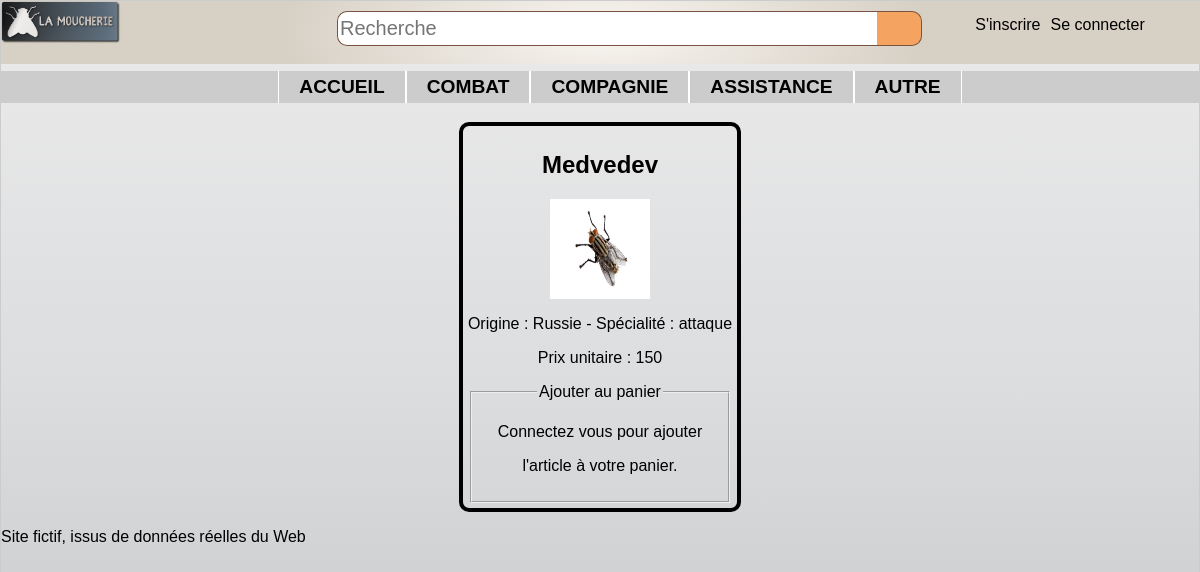
Page /controler/main.ctrl.php?cat=0&refArticle=3 on the committed database.
### tables this page shows
CREATE TABLE categorie (
	id INTEGER PRIMARY KEY,
	nom TEXT,
	pere INTEGER,
	FOREIGN KEY(pere) REFERENCES categorie(id)
);

CREATE TABLE article (
	ref INTEGER PRIMARY KEY,
	libelle TEXT,
	description TEXT,
	categorie INTEGER,
	prix REAL,
	image TEXT,
	FOREIGN KEY(categorie) REFERENCES categorie(id)
);

### controler/article.ctrl.php (called while the page is built, shortened)
<?php
$article = $dao->getArticle($_GET['refArticle']);
include("../view/article.view.php");
?>

### model/DAO.class.php (called while the page is built, shortened)
<?php
    $dao = new DAO();
    class DAO {
        private $db;
        function __construct() {
            try {
              $this->db = new PDO('sqlite:../data/db/lamoucherie.db');
            }
            catch (PDOException $e){
              die("erreur de connexion:".$e->getMessage());
            }
        }
        function getArticle( int $ref){
          $req = "SELECT * FROM article WHERE ref=$ref";
          $descripteur = $this->db->query($req);
          $result = $descripteur->fetchAll(PDO::FETCH_CLASS, 'Article');
          return $result[0];
        }
        function getAllCat() : array {
            $catPere = "SELECT * FROM categorie WHERE id=pere";
            $descripteur = $this->db->query($catPere);
            $resCatPere = $descripteur->fetchAll(PDO::FETCH_CLASS, 'Categorie');
            $resultat = array();
            foreach ($resCatPere as $key => $value) {
              $sousCatPere = "SELECT * FROM categorie WHERE pere=$value->id AND id!=pere";
              $descripteur = $this->db->query($sousCatPere);
              $resSousCatPere = $descripteur->fetchAll(PDO::FETCH_CLASS, 'Categorie');
              array_unshift($resSousCatPere, $value);
              $resultat[] = $resSousCatPere;
            }
            return $resultat;
        }
    }
    ?>

### view/article.view.php (the view, shortened to what this page needs)
<?php
include("../view/header.php");
echo '<section class="article">';
  echo"<div>";
    $PATH = '../view/imgArticles/';
    $img = $PATH.$article->image;
    echo "<h2>$article->libelle</h2>";
    echo "<p><img src='$img' /></p>";
    echo "<p>$article->description</p>";
    echo "<p>Prix unitaire : $article->prix</p>";
    echo"<fieldset>";
      echo"<legend> Ajouter au panier </legend>";
      if ($userConnected){
        echo "<form action=\"../controler/main.ctrl.php\" method=\"get\">";
          echo "<input type=\"hidden\" name=\"cat\" value=\"$cat\">";
          echo "<input type=\"hidden\" name=\"refArticle\" value=\"$article->ref\">";
          echo "<input type=\"number\" name=\"nb\" step=\"1\" value=\"1\" min=\"1\" max=\"50\">";
          echo "<input type=\"submit\" value=\"Valider\">";
        echo "</form>";
      }else{
        echo "<p>Connectez vous pour ajouter</p>";
        echo "<p>l'article à votre panier.</p>";
      }
    echo"</fieldset>";
  echo"</div>";
echo '</section>';
include("../view/footer.php");
?>

### view/header.php (shortened to what this page needs)
<html>
<head>
  <link rel="stylesheet" type="text/css" href="../view/design/style.css">
</head>
<body class="bridge">
  <header>
    <img src="../view/design/logo-moucherieTrans.png" alt="logo-moucherieTrans">
    <form class="formulaire" action="index.html" method="post">
      <input class="champ" type="text" placeholder="Recherche"/>
      <input class="bouton" type="button" value=" " />
    </form>
  </header>
  <nav class="connexion">
    <ul>
      <?php
          if ($userConnected){
            echo "<li>MON COMPTE";
              echo "<ul>";
                echo "<li><a href=\"../controler/main.ctrl.php?panier=1\">Mon panier</a></li>";
                echo "<li><a href=\"../controler/main.ctrl.php?infocompte=1\">Information compte</a></li>";
                if(  $_SESSION['statut'] == 'admin'){
                  echo "<li><a href=\"../controler/main.ctrl.php?admin=1\">Administration</a></li>";
                }
                echo "<li><a href=\"../controler/main.ctrl.php?deconnexion=1\">Déconnexion</a></li>";
              echo "</ul>";
            echo "</li>";
          }else{
            echo "<li><a href=\"../controler/main.ctrl.php?inscription=1\">S'inscrire</a></li>";
            echo "<li><form action=\"../controler/main.ctrl.php\" method=\"get\">Se connecter";
            echo "</form></li>";
          }
       ?>
    </ul>
  </nav>
  <nav class="menu">
    <ul>
      <li><a href="../controler/main.ctrl.php">accueil</a></li>
      <?php
        foreach ($listeCategorie as $key => $value) {
          if (sizeof($value)>1){
            $catPere = $value[0]->nom;
            $numCat = $value[0]->id;
            echo"<li><a href=\"../controler/main.ctrl.php?cat=$numCat\">$catPere</a>";
            echo"</li>";
          }else{
            $catPere = $value[0]->nom;
            $numCat = $value[0]->id;
            echo"<li><a href=\"../controler/main.ctrl.php?cat=$numCat\">$catPere</a></li>";
          }
        }
      ?>
    </ul>
  </nav>

### view/design/style.css (style rules this page uses)
.bridge { background-image: -webkit-linear-gradient(top, #EBEBEB 0%, #DCDDDF 48%, #C4C5C7 99%); background-image: linear-gradient(-180deg, #EBEBEB 0%, #DCDDDF 48%, #C4C5C7 99%); margin: 0px; }
body { font-family: HelveticaNeueW01-Thin,HelveticaNeueW02-Thin,HelveticaNeueW10-35Thin,sans-serif; margin: auto; border: 1px solid #CCC; box-shadow: 10px 10px 5px #888888; }
header { font-size:large; font-weight: bolder; width: 100%; border-left: none; border-right: none; margin: 0px; margin-top: 0px; padding: 0px; display: flex; position: fixed; justify-content: space-between; background-image: -webkit-radial-gradient(27% 185%, #F9F6F1 0%, #D7D0C5 100%); background-image: radial-gradient(27% 185%, #F9F6F1 0%, #D7D0C5 100%); }
.formulaire { display:flex; justify-content: flex-start; width: 50%; height: 35px; margin-top: 10px; margin-right: 22%; }
.formulaire .champ { width: 90%; height:35px; background-color: #ffff; border: solid 1px #7a5440; border-right: solid 0px; border-radius: 10px; border-top-right-radius: 0px; border-bottom-right-radius: 0px; font-family: arial, verdana, sans-serif; font-size: 20px; margin: 0px; padding: 2px; }
.formulaire .bouton { background-color: #F4A460; background-repeat: no-repeat; border-radius: 10px,10px,0px,0px; width: 45px; height: 100%; padding: 0px; margin: 0px; border-left: solid 0px; border-radius: 10px; border-top-left-radius: 0px; border-bottom-left-radius: 0px; vertical-align: top; border: solid 1px #7a5440; border-left: solid 0px; }
.connexion { width: 300px; height: auto; position: fixed; top : 0px; right: 10px; }
.connexion ul { list-style-type:none; display : flex; justify-content: center; }
.connexion ul li a { display: inline-block; margin-right: 10px; }
header img { width: 10%; height: 50%; }
.menu ul { background: #CCCCCC; font-size: 1.2em; list-style-type:none; display : flex; justify-content: center; margin-top : 70px; font-weight: bold; text-transform: uppercase; color : black; }
.menu ul li a { display: inline-block; padding:5px 20px; border-left: 1px solid white; border-right: 1px solid white; }
li a:link { text-decoration:none; color : black; }
section { display: flex; margin: auto; flex-wrap: wrap; justify-content :center; max-width: 840px; }
section div img { width: 100px; height: 100px; }
.article div { border: 4px solid black; border-radius: 10px; text-align: center; padding : 5px; }

### rows in the picture
categorie: nom "COMBAT"
categorie: nom "COMPAGNIE"
categorie: nom "ASSISTANCE"
categorie: nom "AUTRE"
article: libelle "Medvedev", image (picture), description "Origine : Russie - Spécialité : attaque", prix "150"
